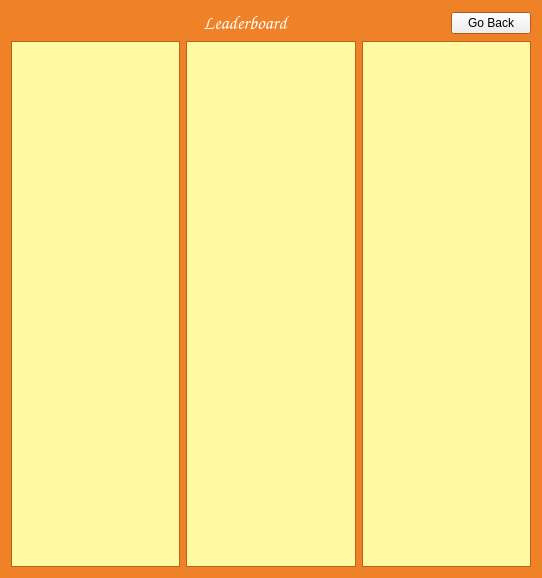
<?xml version="1.0" encoding="UTF-8"?>
<ui version="4.0">
 <class>LeaderBoard</class>
 <widget class="QWidget" name="LeaderBoard">
  <property name="geometry">
   <rect>
    <x>0</x>
    <y>0</y>
    <width>542</width>
    <height>578</height>
   </rect>
  </property>
  <property name="palette">
   <palette>
    <active>
     <colorrole role="WindowText">
      <brush brushstyle="SolidPattern">
       <color alpha="255">
        <red>255</red>
        <green>255</green>
        <blue>255</blue>
       </color>
      </brush>
     </colorrole>
     <colorrole role="Base">
      <brush brushstyle="SolidPattern">
       <color alpha="255">
        <red>255</red>
        <green>255</green>
        <blue>255</blue>
       </color>
      </brush>
     </colorrole>
     <colorrole role="Window">
      <brush brushstyle="SolidPattern">
       <color alpha="255">
        <red>239</red>
        <green>129</green>
        <blue>39</blue>
       </color>
      </brush>
     </colorrole>
    </active>
    <inactive>
     <colorrole role="WindowText">
      <brush brushstyle="SolidPattern">
       <color alpha="255">
        <red>255</red>
        <green>255</green>
        <blue>255</blue>
       </color>
      </brush>
     </colorrole>
     <colorrole role="Base">
      <brush brushstyle="SolidPattern">
       <color alpha="255">
        <red>255</red>
        <green>255</green>
        <blue>255</blue>
       </color>
      </brush>
     </colorrole>
     <colorrole role="Window">
      <brush brushstyle="SolidPattern">
       <color alpha="255">
        <red>239</red>
        <green>129</green>
        <blue>39</blue>
       </color>
      </brush>
     </colorrole>
    </inactive>
    <disabled>
     <colorrole role="WindowText">
      <brush brushstyle="SolidPattern">
       <color alpha="255">
        <red>120</red>
        <green>120</green>
        <blue>120</blue>
       </color>
      </brush>
     </colorrole>
     <colorrole role="Base">
      <brush brushstyle="SolidPattern">
       <color alpha="255">
        <red>239</red>
        <green>129</green>
        <blue>39</blue>
       </color>
      </brush>
     </colorrole>
     <colorrole role="Window">
      <brush brushstyle="SolidPattern">
       <color alpha="255">
        <red>239</red>
        <green>129</green>
        <blue>39</blue>
       </color>
      </brush>
     </colorrole>
    </disabled>
   </palette>
  </property>
  <property name="windowTitle">
   <string>Form</string>
  </property>
  <layout class="QVBoxLayout" name="verticalLayout">
   <item>
    <layout class="QHBoxLayout" name="horizontalLayout_3">
     <item>
      <spacer name="horizontalSpacer">
       <property name="orientation">
        <enum>Qt::Horizontal</enum>
       </property>
       <property name="sizeType">
        <enum>QSizePolicy::Expanding</enum>
       </property>
       <property name="sizeHint" stdset="0">
        <size>
         <width>190</width>
         <height>20</height>
        </size>
       </property>
      </spacer>
     </item>
     <item>
      <widget class="QLabel" name="LBlabel">
       <property name="palette">
        <palette>
         <active>
          <colorrole role="WindowText">
           <brush brushstyle="SolidPattern">
            <color alpha="255">
             <red>255</red>
             <green>255</green>
             <blue>255</blue>
            </color>
           </brush>
          </colorrole>
         </active>
         <inactive>
          <colorrole role="WindowText">
           <brush brushstyle="SolidPattern">
            <color alpha="255">
             <red>255</red>
             <green>255</green>
             <blue>255</blue>
            </color>
           </brush>
          </colorrole>
         </inactive>
         <disabled>
          <colorrole role="WindowText">
           <brush brushstyle="SolidPattern">
            <color alpha="255">
             <red>120</red>
             <green>120</green>
             <blue>120</blue>
            </color>
           </brush>
          </colorrole>
         </disabled>
        </palette>
       </property>
       <property name="font">
        <font>
         <family>Comic Sans MS</family>
         <pointsize>14</pointsize>
         <weight>75</weight>
         <italic>true</italic>
         <bold>true</bold>
        </font>
       </property>
       <property name="text">
        <string>Leaderboard</string>
       </property>
       <property name="alignment">
        <set>Qt::AlignCenter</set>
       </property>
      </widget>
     </item>
     <item>
      <spacer name="horizontalSpacer_2">
       <property name="orientation">
        <enum>Qt::Horizontal</enum>
       </property>
       <property name="sizeHint" stdset="0">
        <size>
         <width>30</width>
         <height>20</height>
        </size>
       </property>
      </spacer>
     </item>
     <item>
      <widget class="QPushButton" name="returnToMain">
       <property name="text">
        <string>Go Back</string>
       </property>
      </widget>
     </item>
    </layout>
   </item>
   <item>
    <layout class="QHBoxLayout" name="horizontalLayout_2">
     <item>
      <widget class="QListWidget" name="SpotlistWidget">
       <property name="palette">
        <palette>
         <active>
          <colorrole role="Text">
           <brush brushstyle="SolidPattern">
            <color alpha="255">
             <red>255</red>
             <green>40</green>
             <blue>12</blue>
            </color>
           </brush>
          </colorrole>
          <colorrole role="Base">
           <brush brushstyle="SolidPattern">
            <color alpha="255">
             <red>255</red>
             <green>249</green>
             <blue>162</blue>
            </color>
           </brush>
          </colorrole>
          <colorrole role="PlaceholderText">
           <brush brushstyle="SolidPattern">
            <color alpha="128">
             <red>255</red>
             <green>40</green>
             <blue>12</blue>
            </color>
           </brush>
          </colorrole>
         </active>
         <inactive>
          <colorrole role="Text">
           <brush brushstyle="SolidPattern">
            <color alpha="255">
             <red>255</red>
             <green>40</green>
             <blue>12</blue>
            </color>
           </brush>
          </colorrole>
          <colorrole role="Base">
           <brush brushstyle="SolidPattern">
            <color alpha="255">
             <red>255</red>
             <green>249</green>
             <blue>162</blue>
            </color>
           </brush>
          </colorrole>
          <colorrole role="PlaceholderText">
           <brush brushstyle="SolidPattern">
            <color alpha="128">
             <red>255</red>
             <green>40</green>
             <blue>12</blue>
            </color>
           </brush>
          </colorrole>
         </inactive>
         <disabled>
          <colorrole role="Text">
           <brush brushstyle="SolidPattern">
            <color alpha="255">
             <red>120</red>
             <green>120</green>
             <blue>120</blue>
            </color>
           </brush>
          </colorrole>
          <colorrole role="Base">
           <brush brushstyle="SolidPattern">
            <color alpha="255">
             <red>239</red>
             <green>129</green>
             <blue>39</blue>
            </color>
           </brush>
          </colorrole>
          <colorrole role="PlaceholderText">
           <brush brushstyle="SolidPattern">
            <color alpha="128">
             <red>0</red>
             <green>0</green>
             <blue>0</blue>
            </color>
           </brush>
          </colorrole>
         </disabled>
        </palette>
       </property>
       <property name="font">
        <font>
         <family>Comic Sans MS</family>
         <pointsize>10</pointsize>
         <italic>true</italic>
        </font>
       </property>
      </widget>
     </item>
     <item>
      <widget class="QListWidget" name="NamelistWidget">
       <property name="palette">
        <palette>
         <active>
          <colorrole role="Text">
           <brush brushstyle="SolidPattern">
            <color alpha="255">
             <red>255</red>
             <green>40</green>
             <blue>12</blue>
            </color>
           </brush>
          </colorrole>
          <colorrole role="Base">
           <brush brushstyle="SolidPattern">
            <color alpha="255">
             <red>255</red>
             <green>249</green>
             <blue>162</blue>
            </color>
           </brush>
          </colorrole>
          <colorrole role="PlaceholderText">
           <brush brushstyle="SolidPattern">
            <color alpha="128">
             <red>255</red>
             <green>40</green>
             <blue>12</blue>
            </color>
           </brush>
          </colorrole>
         </active>
         <inactive>
          <colorrole role="Text">
           <brush brushstyle="SolidPattern">
            <color alpha="255">
             <red>255</red>
             <green>40</green>
             <blue>12</blue>
            </color>
           </brush>
          </colorrole>
          <colorrole role="Base">
           <brush brushstyle="SolidPattern">
            <color alpha="255">
             <red>255</red>
             <green>249</green>
             <blue>162</blue>
            </color>
           </brush>
          </colorrole>
          <colorrole role="PlaceholderText">
           <brush brushstyle="SolidPattern">
            <color alpha="128">
             <red>255</red>
             <green>40</green>
             <blue>12</blue>
            </color>
           </brush>
          </colorrole>
         </inactive>
         <disabled>
          <colorrole role="Text">
           <brush brushstyle="SolidPattern">
            <color alpha="255">
             <red>120</red>
             <green>120</green>
             <blue>120</blue>
            </color>
           </brush>
          </colorrole>
          <colorrole role="Base">
           <brush brushstyle="SolidPattern">
            <color alpha="255">
             <red>239</red>
             <green>129</green>
             <blue>39</blue>
            </color>
           </brush>
          </colorrole>
          <colorrole role="PlaceholderText">
           <brush brushstyle="SolidPattern">
            <color alpha="128">
             <red>0</red>
             <green>0</green>
             <blue>0</blue>
            </color>
           </brush>
          </colorrole>
         </disabled>
        </palette>
       </property>
       <property name="font">
        <font>
         <family>Comic Sans MS</family>
         <pointsize>10</pointsize>
         <italic>true</italic>
        </font>
       </property>
       <property name="autoScrollMargin">
        <number>15</number>
       </property>
      </widget>
     </item>
     <item>
      <widget class="QListWidget" name="PointslistWidget">
       <property name="palette">
        <palette>
         <active>
          <colorrole role="Text">
           <brush brushstyle="SolidPattern">
            <color alpha="255">
             <red>255</red>
             <green>40</green>
             <blue>12</blue>
            </color>
           </brush>
          </colorrole>
          <colorrole role="Base">
           <brush brushstyle="SolidPattern">
            <color alpha="255">
             <red>255</red>
             <green>249</green>
             <blue>162</blue>
            </color>
           </brush>
          </colorrole>
          <colorrole role="PlaceholderText">
           <brush brushstyle="SolidPattern">
            <color alpha="128">
             <red>255</red>
             <green>40</green>
             <blue>12</blue>
            </color>
           </brush>
          </colorrole>
         </active>
         <inactive>
          <colorrole role="Text">
           <brush brushstyle="SolidPattern">
            <color alpha="255">
             <red>255</red>
             <green>40</green>
             <blue>12</blue>
            </color>
           </brush>
          </colorrole>
          <colorrole role="Base">
           <brush brushstyle="SolidPattern">
            <color alpha="255">
             <red>255</red>
             <green>249</green>
             <blue>162</blue>
            </color>
           </brush>
          </colorrole>
          <colorrole role="PlaceholderText">
           <brush brushstyle="SolidPattern">
            <color alpha="128">
             <red>255</red>
             <green>40</green>
             <blue>12</blue>
            </color>
           </brush>
          </colorrole>
         </inactive>
         <disabled>
          <colorrole role="Text">
           <brush brushstyle="SolidPattern">
            <color alpha="255">
             <red>120</red>
             <green>120</green>
             <blue>120</blue>
            </color>
           </brush>
          </colorrole>
          <colorrole role="Base">
           <brush brushstyle="SolidPattern">
            <color alpha="255">
             <red>239</red>
             <green>129</green>
             <blue>39</blue>
            </color>
           </brush>
          </colorrole>
          <colorrole role="PlaceholderText">
           <brush brushstyle="SolidPattern">
            <color alpha="128">
             <red>0</red>
             <green>0</green>
             <blue>0</blue>
            </color>
           </brush>
          </colorrole>
         </disabled>
        </palette>
       </property>
       <property name="font">
        <font>
         <family>Comic Sans MS</family>
         <pointsize>10</pointsize>
         <italic>true</italic>
        </font>
       </property>
      </widget>
     </item>
    </layout>
   </item>
  </layout>
 </widget>
 <resources/>
 <connections/>
</ui>
